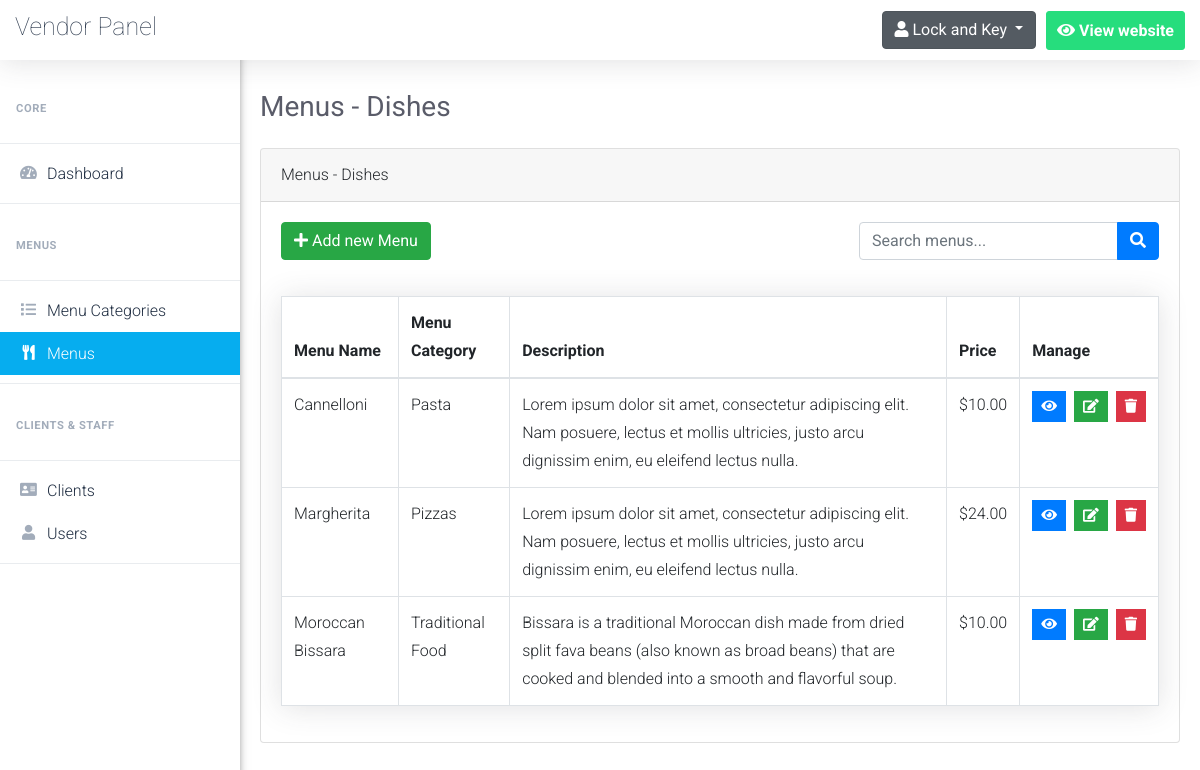
Page /restr/menus.php (signed in) on the committed database.
### tables this page shows
CREATE TABLE `menus` (
  `menu_id` int NOT NULL AUTO_INCREMENT,
  `menu_name` varchar(100) NOT NULL,
  `menu_description` varchar(255) NOT NULL,
  `menu_price` decimal(6,2) NOT NULL,
  `menu_image` varchar(255) NOT NULL,
  `category_id` int NOT NULL,
  `restaurant_id` int DEFAULT NULL,
  PRIMARY KEY (`menu_id`),
  KEY `FK_menu_category_id` (`category_id`),
  CONSTRAINT `FK_menu_category_id` FOREIGN KEY (`category_id`) REFERENCES `menu_categories` (`category_id`)
);

CREATE TABLE `menu_categories` (
  `category_id` int NOT NULL AUTO_INCREMENT,
  `category_name` varchar(50) NOT NULL,
  `restaurant_id` int DEFAULT NULL,
  PRIMARY KEY (`category_id`)
);

### restr/menus.php (the view, shortened to what this page needs)
<?php
	$pageTitle = 'Menus - Dishes';
	if(isset($_SESSION['vendor_userid']))
	{
		include 'connect.php';
		include 'Includes/templates/header.php';
		include 'Includes/templates/navbar.php';
        $vendor_userid = $_SESSION['vendor_userid'];
        ?>
        <?php
            $do = '';
            if(isset($_GET['do']) && in_array(htmlspecialchars($_GET['do']), array('Add','Edit')))
                $do = $_GET['do'];
            else
                $do = 'Manage';
            if($do == "Manage")
            {
                $stmt = $con->prepare("SELECT * FROM menus m, menu_categories mc where mc.category_id = m.category_id AND m.restaurant_id = ?");
                $stmt->execute(array($vendor_userid));
                $menus = $stmt->fetchAll();
            ?>
                <div class="card">
                    <div class="card-header">
                        <?php echo $pageTitle; ?>
                    </div>
                    <div class="card-body">
                        <div class="above-table clearfix" style="margin-bottom: 1rem!important;">
                            <a href="menus?do=Add" class="btn btn-success">
                            <i class="fa fa-plus"></i>
                            <span>Add new Menu</span>
                            </a>
                        <div class="search-container">
                            <div class="input-group search-bar">
                                <input type="text" id="search_input" class="form-control" placeholder="Search menus...">
                                <div class="input-group-append">
                                    <button class="btn btn-primary" id="search_button" type="button">
                                    <i class="fa fa-search"></i>
                                    </button>
                                </div>
                            </div>
                        </div>
                        </div>
                        <table class="table table-bordered menus-table">
                            <thead>
                                <tr>
                                    <th scope="col">Menu Name</th>
                                    <th scope="col">Menu Category</th>
                                    <th scope="col">Description</th>
                                    <th scope="col">Price</th>
                                    <th scope="col">Manage</th>
                                </tr>
                            </thead>
                            <tbody>
                                <?php
                                    foreach($menus as $menu)
                                    {
                                        echo "<tr>";
                                            echo "<td>";
                                                echo $menu['menu_name'];
                                            echo "</td>";
                                            echo "<td style = 'text-transform:capitalize'>";
                                                echo $menu['category_name'];
                                            echo "</td>";
                                            echo "<td>";
                                                echo $menu['menu_description'];
                                            echo "</td>";
                                            echo "<td>";
                                                echo "$".$menu['menu_price'];
                                            echo "</td>";
                                            echo "<td>";
                                                    $delete_data = "delete_".$menu["menu_id"];
                                                    $view_data = "view_".$menu["menu_id"];
                                                    ?>
                                                        <ul class="list-inline m-0">
                                                            <li class="list-inline-item" data-toggle="tooltip" title="View">
                                                                <button class="btn btn-primary btn-sm rounded-0" type="button" data-toggle="modal" data-target="#<?php echo $view_data; ?>" data-placement="top" >
                                                                    <i class="fa fa-eye"></i>
                                                                </button>
                                                            </li>
                                                            <li class="list-inline-item" data-toggle="tooltip" title="Edit">
                                                                <button class="btn btn-success btn-sm rounded-0">
                                                                    <a href="menus.?do=Edit&menu_id=<?php echo $menu['menu_id']; ?>" style="color: white;">
                                                                        <i class="fa fa-edit"></i>
                                                                    </a>
                                                                </button>
                                                            </li>
                                                            <li class="list-inline-item" data-toggle="tooltip" title="Delete">
                                                                <button class="btn btn-danger btn-sm rounded-0" type="button" data-toggle="modal" data-target="#<?php echo $delete_data; ?>" data-placement="top"><i class="fa fa-trash"></i>
                                                                </button>
                                                            </li>
                                                        </ul>
                                                    <?php
                                            echo "</td>";
                                        echo "</tr>";
                                    }
                                ?>
                            </tbody>
                        </table>
                    </div>
                </div>
            <?php
            }
        include 'Includes/templates/footer.php';
    }
    else
    {
        header('Location: index');
        exit();
    }
?>

### restr/Design/css/main.css (style rules this page uses)
a, a:hover { text-decoration: none !important; }
ul { display: block; list-style: none; padding: 0; margin: 0; }
html { scroll-behavior: smooth; }
body { font-family: 'Roboto', sans-serif; font-size: 16px; line-height: 28px; font-weight: 300; }
.list-inline { display: flex; }

### restr/menus.php (style rules this page uses)
.menus-table { -webkit-box-shadow: 0 .15rem 1.75rem 0 rgba(58,59,69,.15)!important; box-shadow: 0 .15rem 1.75rem 0 rgba(58,59,69,.15)!important; }
.search-container { margin-bottom: 20px; width: 300px; float: right; }
.search-bar { width: 100%; }
.clearfix::after { content: ""; clear: both; display: table; }

### rows in the picture
menus: menu_name "Cannelloni", category.category_name "Pasta", menu_description "Lorem ipsum dolor sit amet, consectetur adipiscing elit. Nam posuere, lectus et mollis ultricies, justo arcu dignissim enim, eu eleifend lectus nulla.", menu_price "10.00"
menus: menu_name "Margherita", category.category_name "Pizzas", menu_description "Lorem ipsum dolor sit amet, consectetur adipiscing elit. Nam posuere, lectus et mollis ultricies, justo arcu dignissim enim, eu eleifend lectus nulla.", menu_price "24.00"
menus: menu_name "Moroccan Bissara", category.category_name "Traditional Food", menu_description "Bissara is a traditional Moroccan dish made from dried split fava beans (also known as broad beans) that are cooked and blended into a smooth and flavorful soup.", menu_price "10.00"

### other values in the picture
$pageTitle "Menus - Dishes"
